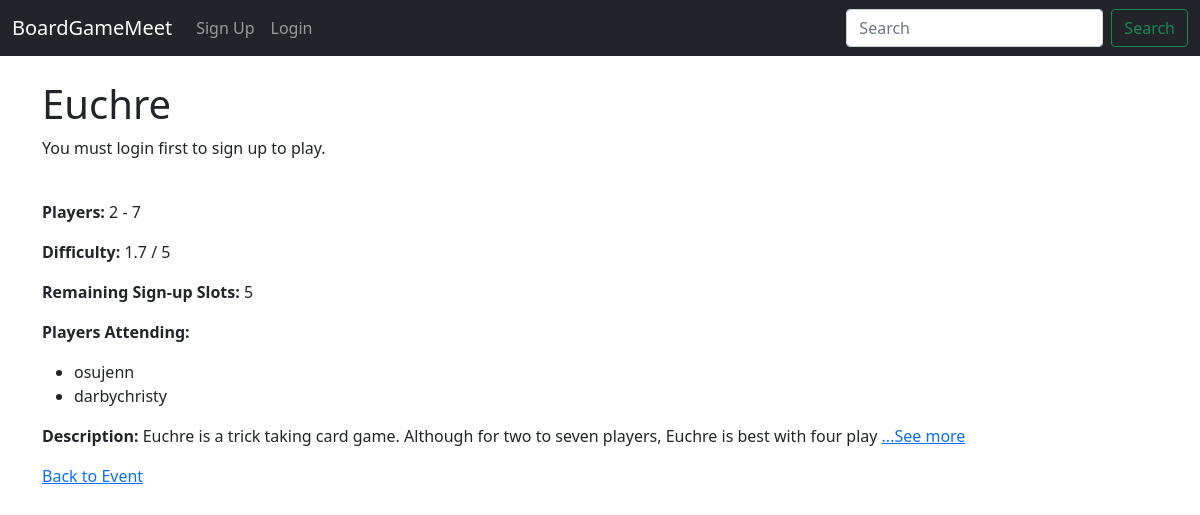
The page /event/1/game_details/9/ on the database as committed earlier.
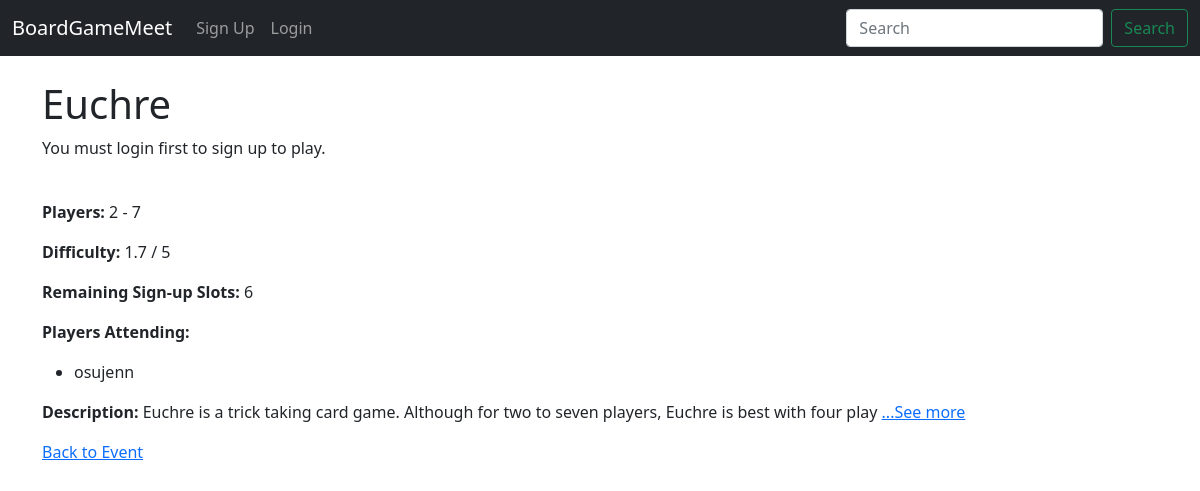
The same page on the database as committed later.
### boardgame/models.py (models this page shows, shortened)
class GameSignup(models.Model):
    nomination = models.ForeignKey(GameNomination, on_delete=models.CASCADE)
    user = models.ForeignKey(User, on_delete=models.CASCADE)
    date_signed_up = models.DateTimeField(auto_now_add=True)
    class Meta:
        unique_together = ('nomination', 'user')

### boardgame/views.py (the view, shortened to what this page needs)
# urls.py: path('event/<int:event_id>/game_details/<int:game_id>/', views.game_details, name='game_details'),
def game_details(request, event_id, game_id):
    event = get_object_or_404(Event, id=event_id)
    game = get_object_or_404(Game, id=game_id)
    game_nomination = get_object_or_404(GameNomination, event=event, game=game)
    is_attending = False
    is_signed_up = False
    if request.user.is_authenticated:
        is_attending = event.attendees.filter(id=request.user.id).exists()
        is_signed_up = GameSignup.objects.filter(nomination=game_nomination, user=request.user).exists()
    signed_up_count = GameSignup.objects.filter(nomination=game_nomination).count()
    remaining_slots = game.max_players - signed_up_count
    game_signup_set = GameSignup.objects.filter(nomination=game_nomination)
    context = {
        'event': event,
        'game': game,
        'is_attending': is_attending,
        'is_signed_up': is_signed_up,
        'remaining_slots': remaining_slots,
        'game_signup_set': game_signup_set,  # Include game_signup_set in the context
    }
    return render(request, 'boardgame/game_details.html', context)

### boardgame/templates/boardgame/game_details.html (shortened to what this page needs)
{% extends 'boardgame/base.html' %}
{% load static %}
{% block content %}
<h1>{{ game.name }}</h1>
<div>
    {% if user.is_authenticated %}
        <form method="post" action="">
            {% csrf_token %}
            {% if is_signed_up %}
                <button type="submit" class="btn btn-secondary btn-sm" name="leave">Leave Game</button>
            {% else %}
                {% if remaining_slots > 0 and is_attending %}
                    <button type="submit" class="btn btn-primary btn-sm" name="sign_up">Sign up</button>
                {% else %}
                    {% if is_attending %}
                        <button type="button" class="btn btn-secondary btn-sm" disabled>Waitlist</button>
                    {% endif %}
                {% endif %}
            {% endif %}
        </form>
    {% else %}
        <p>You must login first to sign up to play.</p>
    {% endif %}
</div>
<br />
<p><b>Players:</b> {{ game.min_players }} - {{ game.max_players }}</p>
<p><b>Difficulty:</b> {{ game.weight }} / 5</p>
<p><b>Remaining Sign-up Slots:</b> {{ remaining_slots }}</p>
{% if game_signup_set.exists %}
<p><b>Players Attending:</b></p>
<ul>
    {% for signup in game_signup_set %}
    <li>{{ signup.user.username }}</li>
    {% endfor %}
</ul>
{% else %}
<p>No players have signed up yet.</p>
{% endif %}
{% if game.description|length > 100 %}
<p><b>Description:</b>
    <span id="short-description">{{ game.description|slice:":100"|safe }}</span>
    <a href="#" onclick="toggleDescription()" id="readMoreBtn">...See more</a>
</p>
{% else %}
<p><b>Description:</b> {{ game.description|safe }}</p>
{% endif %}
<div>
    <a href="{% url 'event_details' event.id %}" >Back to Event</a>
</div>
{% endblock %}

Rows that differ between the two databases and show on the page:
removed GameSignup: user.username "darbychristy"
Other text that changed with them:
{{ remaining_slots }}: "5" → "6"
